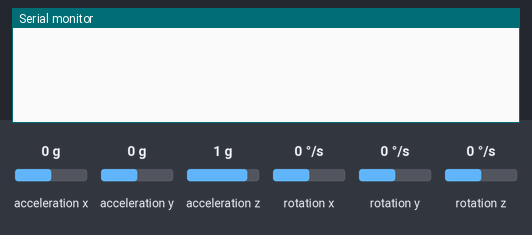
A sketch run on a simulated Arduino Uno, built with avr-gcc and run on an emulated ATmega328P. Parts: the last lines printed to the serial monitor. The inputs (shaded band) are chosen by the test bench; at power-on: acceleration x 0 g, acceleration y 0 g, rotation z 0 °/s, acceleration z 1 g, rotation x 0 °/s, rotation y 0 °/s.

Above: at 4.2 s.
4.3 s: acceleration x set to -1.4 g
At 5.3 s:
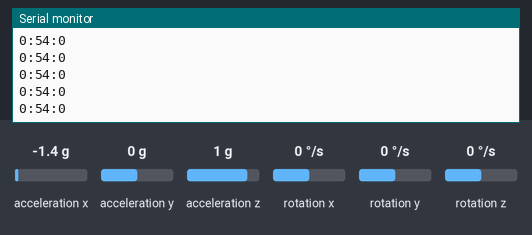
6.2 s: acceleration y set to -1.4 g
At 6.7 s:
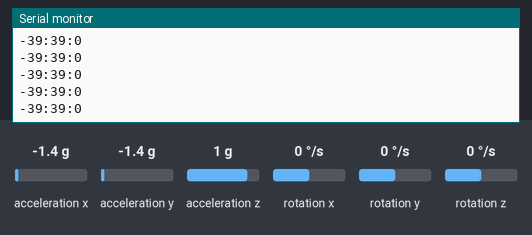
7.7 s: acceleration x set to 0 g
At 8.3 s:
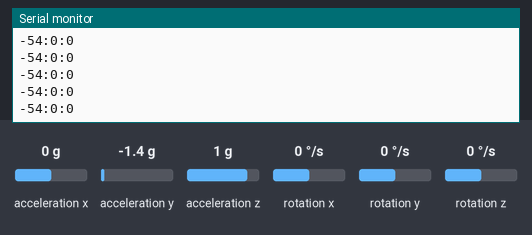
10.7 s: rotation z set to -100 °/s
At 11.4 s:
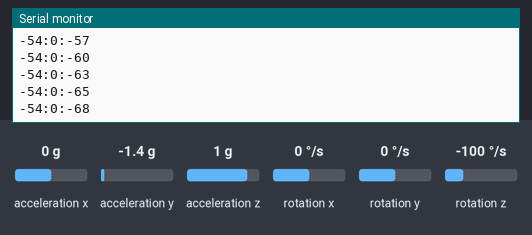
13.7 s: acceleration z set to -1.4 g
At 14.7 s:
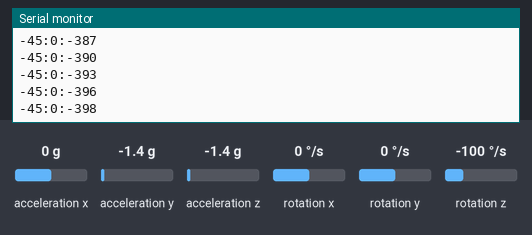
Timing chart, 0 to 16.2 s (numbered marks = the images above; inputs shaded):
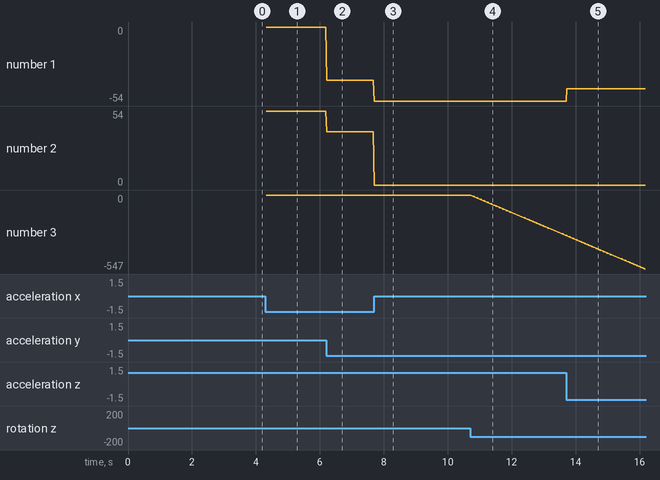

Measured:
- after the input at 4.3 s, the serial monitor: prints a new line at once (image 1)
- after the input at 6.2 s, the serial monitor: prints a new line at once (image 2)
- after the input at 7.7 s, the serial monitor: prints a new line at once (image 3)
- after the input at 10.7 s, the serial monitor: prints a new line at once (image 4)
- plotted number 1: 0 → -39 after the input at 6.2 s, -39 → -54 after the input at 7.7 s
- plotted number 2: 54 → 39 after the input at 6.2 s
- plotted number 3: 0 → -299 after the input at 10.7 s

The sketch:

ArduinoCode.ino
```cpp
#include <MPU6050_tockn.h>
#include <Wire.h>

MPU6050 mpu6050(Wire);

void setup() {
  // put your setup code here, to run once:

Serial.begin(9600);
Wire.begin();
mpu6050.begin();
mpu6050.calcGyroOffsets(true);

}

unsigned long t1,dt;
int x,y,z;

void loop() {
  // put your main code here, to run repeatedly:

  mpu6050.update();

 // dt = millis() -t1;

  if (x != mpu6050.getAccX())
  {

    //t1 = millis();
    x= mpu6050.getAngleX();
    y= mpu6050.getAngleY();
    z= mpu6050.getAngleZ();

    Serial.print(x);
    Serial.print(":");
    Serial.print(y);
    Serial.print(":");
    Serial.println(z);
  }

  delay(25);

}
```
